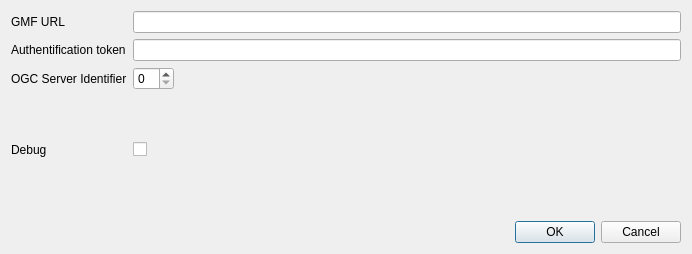
<?xml version="1.0" encoding="UTF-8"?>
<ui version="4.0">
 <class>GMFSynchronizerDialogBase</class>
 <widget class="QDialog" name="GMFSynchronizerDialogBase">
  <property name="geometry">
   <rect>
    <x>0</x>
    <y>0</y>
    <width>692</width>
    <height>254</height>
   </rect>
  </property>
  <property name="windowTitle">
   <string>GMF Synchronizer Settings</string>
  </property>
  <layout class="QVBoxLayout" name="verticalLayout">
   <item>
    <layout class="QFormLayout" name="formLayout">
     <item row="0" column="0">
      <widget class="QLabel" name="gmfUrlLabel">
       <property name="text">
        <string>GMF URL</string>
       </property>
      </widget>
     </item>
     <item row="0" column="1">
      <widget class="QLineEdit" name="gmfUrlLineEdit"/>
     </item>
     <item row="1" column="0">
      <widget class="QLabel" name="authTokenLabel">
       <property name="text">
        <string>Authentification token</string>
       </property>
      </widget>
     </item>
     <item row="1" column="1">
      <widget class="QLineEdit" name="authTokenLineEdit"/>
     </item>
     <item row="4" column="0">
      <widget class="QLabel" name="debugLabel">
       <property name="text">
        <string>Debug</string>
       </property>
      </widget>
     </item>
     <item row="4" column="1">
      <widget class="QCheckBox" name="debugCheckBox">
       <property name="text">
        <string/>
       </property>
      </widget>
     </item>
     <item row="2" column="0">
      <widget class="QLabel" name="ogcServerIdLabel">
       <property name="text">
        <string>OGC Server Identifier</string>
       </property>
      </widget>
     </item>
     <item row="2" column="1">
      <layout class="QHBoxLayout" name="horizontalLayout">
       <item>
        <widget class="QSpinBox" name="ogcServerIdSpinBox"/>
       </item>
       <item>
        <spacer name="horizontalSpacer">
         <property name="orientation">
          <enum>Qt::Horizontal</enum>
         </property>
         <property name="sizeHint" stdset="0">
          <size>
           <width>40</width>
           <height>20</height>
          </size>
         </property>
        </spacer>
       </item>
      </layout>
     </item>
     <item row="3" column="1">
      <spacer name="verticalSpacer_2">
       <property name="orientation">
        <enum>Qt::Vertical</enum>
       </property>
       <property name="sizeHint" stdset="0">
        <size>
         <width>20</width>
         <height>40</height>
        </size>
       </property>
      </spacer>
     </item>
    </layout>
   </item>
   <item>
    <spacer name="verticalSpacer">
     <property name="orientation">
      <enum>Qt::Vertical</enum>
     </property>
     <property name="sizeType">
      <enum>QSizePolicy::Expanding</enum>
     </property>
     <property name="sizeHint" stdset="0">
      <size>
       <width>20</width>
       <height>40</height>
      </size>
     </property>
    </spacer>
   </item>
   <item>
    <widget class="QDialogButtonBox" name="button_box">
     <property name="orientation">
      <enum>Qt::Horizontal</enum>
     </property>
     <property name="standardButtons">
      <set>QDialogButtonBox::Cancel|QDialogButtonBox::Ok</set>
     </property>
    </widget>
   </item>
  </layout>
 </widget>
 <resources/>
 <connections>
  <connection>
   <sender>button_box</sender>
   <signal>accepted()</signal>
   <receiver>GMFSynchronizerDialogBase</receiver>
   <slot>accept()</slot>
   <hints>
    <hint type="sourcelabel">
     <x>20</x>
     <y>20</y>
    </hint>
    <hint type="destinationlabel">
     <x>20</x>
     <y>20</y>
    </hint>
   </hints>
  </connection>
  <connection>
   <sender>button_box</sender>
   <signal>rejected()</signal>
   <receiver>GMFSynchronizerDialogBase</receiver>
   <slot>reject()</slot>
   <hints>
    <hint type="sourcelabel">
     <x>20</x>
     <y>20</y>
    </hint>
    <hint type="destinationlabel">
     <x>20</x>
     <y>20</y>
    </hint>
   </hints>
  </connection>
 </connections>
</ui>
